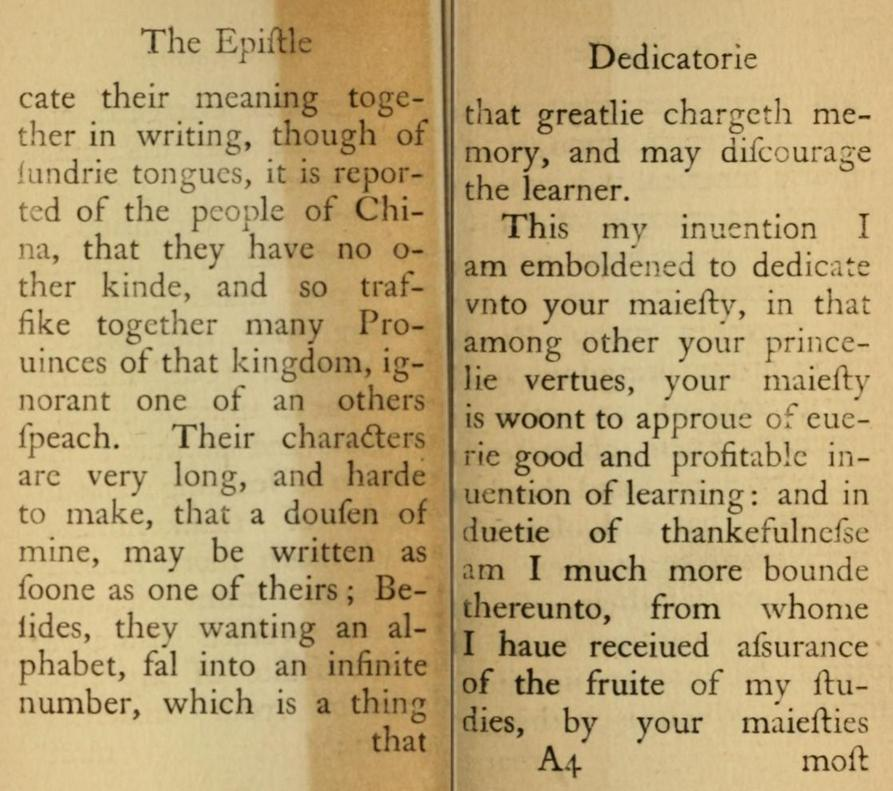
#> input picture old_page.jpg, 893 x 791 px
$ python old_page_otsu_thres.py
#> lines starting #> are read from the running program, lines starting #| are printed output that depends on the picture; after the words box and inside, x2 and y2 are one past the last pixel; in counts of white or black regions, pixels touching at a corner belong together
import cv2
img=cv2.imread("old_page.jpg")
#> img is the input picture: shape (791, 893, 3); mean B, G, R 119.8, 167.3, 190
gray = cv2.cvtColor(img, cv2.COLOR_BGR2GRAY)
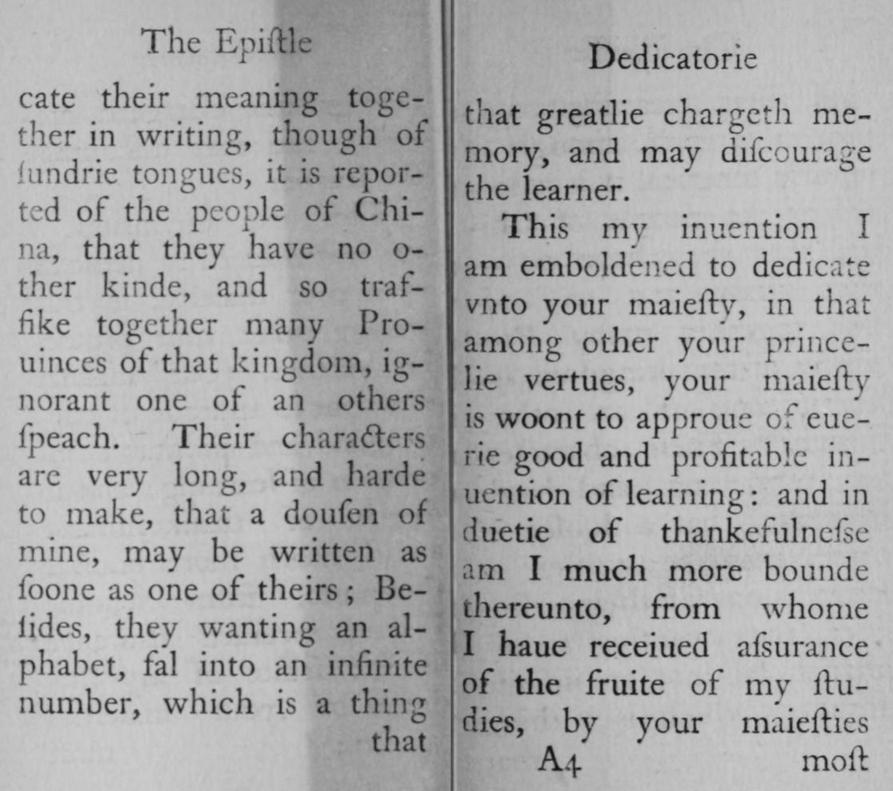
#> gray: shape (791, 893); min 12, max 215, mean 168.7
grayshow=cv2.imshow("GrayImage", gray)
cv2.waitKey(0)
#gaussian_blur=cv2.GaussianBlur(gray,(7,7),20)
#cv2.imshow("GAUSSIAN BLUR",gaussian_blur)
#cv2.waitKey(0)
value,otsu_thres=cv2.threshold (gray, 0, 255, cv2.THRESH_BINARY + cv2.THRESH_OTSU)
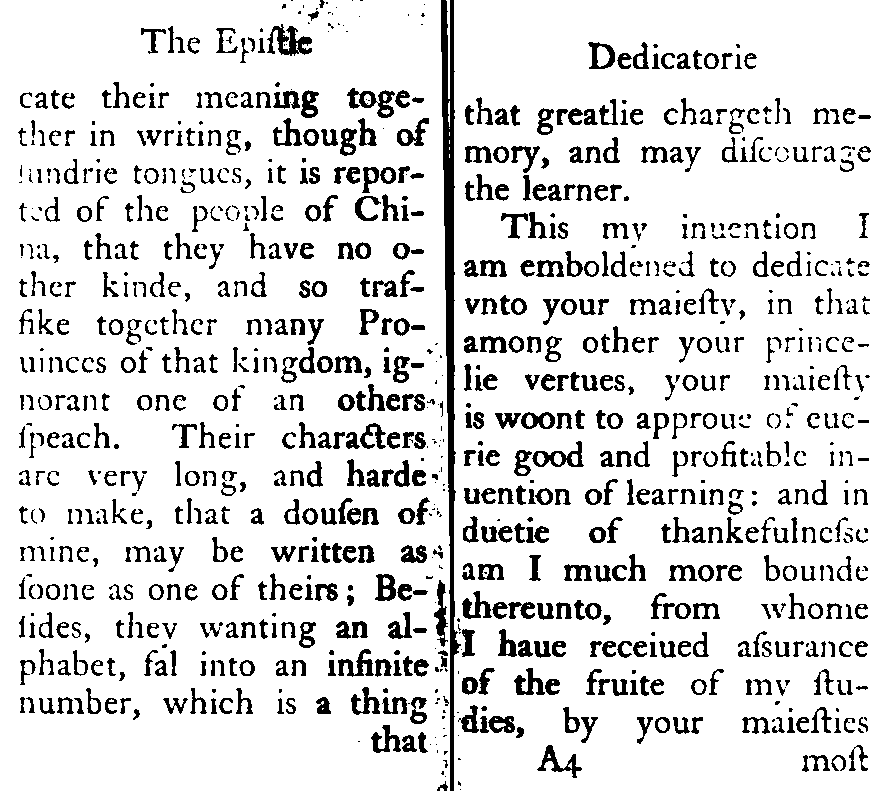
#> otsu_thres: shape (791, 893); 86.7% white; 1018 black regions (220 under 20 px), largest, box (x1, y1, x2, y2) and area: (441, 0, 461, 791) 5685, (267, 24, 312, 56) 691, (347, 88, 395, 118) 596
#> value = 137
print("The Threshold value = {}".format(value))
#| The Threshold value = 137.0
cv2.imshow("OTSU THRESHOLD",otsu_thres)
cv2.waitKey(0)
cv2.imwrite("old_page_otsu.jpg",otsu_thres)
